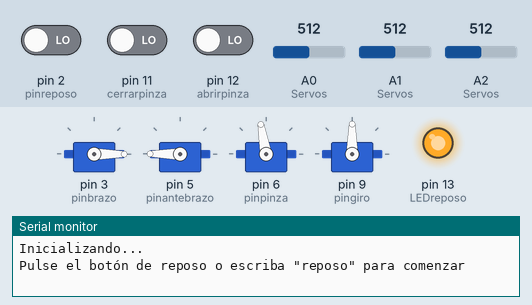
Recording of a sketch running on a simulated Arduino Uno, built with avr-gcc and run on an emulated ATmega328P. Parts: 4 × servo, output pins drawn as LEDs (lit = HIGH), the last lines printed to the serial monitor. Inputs (shaded band) come from the test bench; at power-on: pin 2 (pinreposo) LOW, A0 (Servos) = 512, A2 (Servos) = 512, A1 (Servos) = 512, pin 12 (abrirpinza) LOW, pin 11 (cerrarpinza) LOW.

Above: at 1.2 s.
1.3 s: pin 2 (pinreposo) driven HIGH
At 2.5 s:
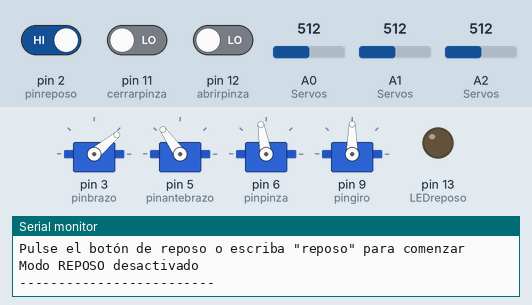
2.8 s: A0 (Servos) set to 589
4.3 s: A0 (Servos) set to 611
At 5.5 s:
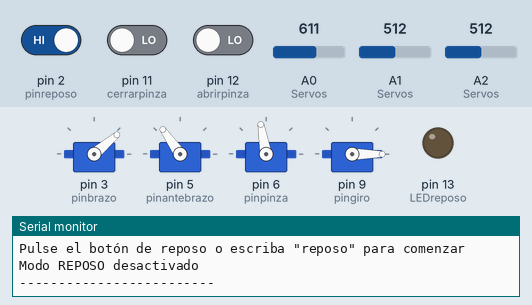
7.3 s: A2 (Servos) set to 610
At 8.3 s:
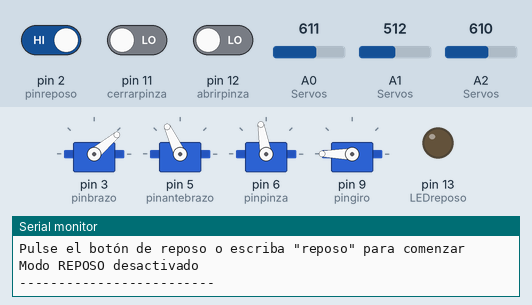
8.8 s: A1 (Servos) set to 390
At 9.9 s:
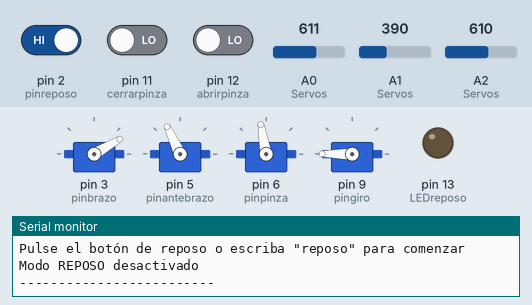
10.4 s: pin 12 (abrirpinza) driven HIGH
At 11.4 s:
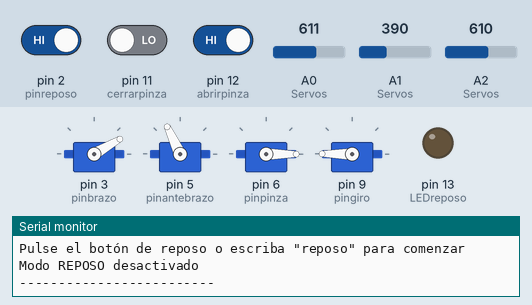
Timing chart, 0 to 37.5 s (numbered marks = the images above; inputs shaded):
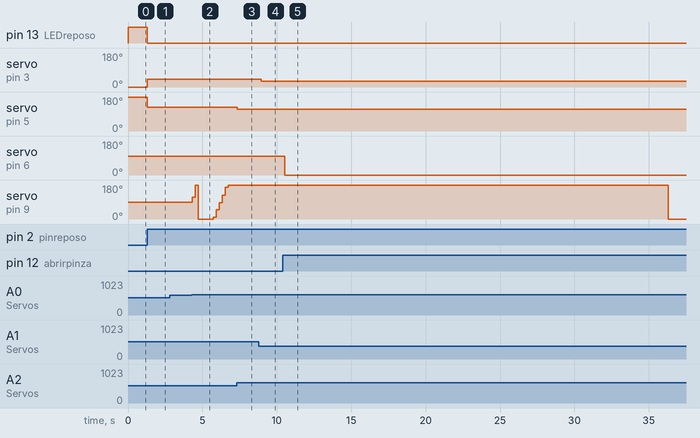

Measured:
- the behaviour switches between 600 and 601 on A0 (Servos) (found by bisection; images 1 and 2)
- after the input at 1.3 s, pin 13 (LEDreposo): HIGH → LOW at once; servo on pin 3 (pinbrazo): 0° → 40° at once; servo on pin 5 (pinantebrazo): 180° → 125° at once
- after the input at 2.8 s, every drawn part: stays the same
- after the input at 4.3 s, servo on pin 9 (pingiro): 90° → 115° at once, → 180° 0.20 s later, → 0° 0.20 s later, → 8° 1.0 s later, … (9 changes in this stretch)
- after the input at 7.3 s, servo on pin 5 (pinantebrazo): 125° → 115° at once
- after the input at 8.8 s, servo on pin 3 (pinbrazo): 40° → 30° after 0.14 s
- after the input at 10.4 s, servo on pin 6 (pinpinza): 100° → 0° after 0.15 s

The sketch:

Brazorobot.ino
```cpp
// (licence header left out)
#include <Servo.h>
#include <string.h>

Servo brazo;
  int pinbrazo = 3;
  int angulobrazo = 0;
Servo antebrazo;
  int pinantebrazo = 5;
  int anguloantebrazo = 180;
Servo pinza;
  int pinpinza = 6;
  int angulopinza = 100;
  int cerrarpinza = 11;
  int abrirpinza = 12;
Servo giro;
  int pingiro = 9;
  int angulogiro = 90;
  int giroder = 11;
  int giroizq = 12;

int x1;   //   |
int y1;   //   |    => JoyStick
int y2;   //   |
int pulsomin = 1530;        //Valor de tiempo del pulso mínimo en us (por la función attach) para 0 grados
int pulsomax = 2470;        //Valor de tiempo del pulso máximo en us (por la función attach) para 180 grados

//***Otros***
int presion; //Analógico??
int pinreposo = 2;  //CONECTAR EN PULL-DOWN. NA --> 0
int flag;
int LEDreposo = 13;
int a=0;
unsigned int tiempo = 0;

////////////////////////////////////////////////////////////////////////////////////

void setup(){

     //***INICIALIZACIÓN SERIAL***
  Serial.begin (115200);
  Serial.print ("Inicializando...\n");

  //***INTERRUPCIÓN REPOSO***
  attachInterrupt (digitalPinToInterrupt(pinreposo), reposo, RISING); //Se activa la función "reposo" mientras "pinreposo" está en LOW
  flag = 1;
  digitalWrite (LEDreposo, 1);

  //***MODOS DE PIN***
  pinMode (cerrarpinza, INPUT);
  pinMode (abrirpinza, INPUT);
  pinMode (pinreposo, INPUT);
  pinMode (LEDreposo, OUTPUT);

  //***BRAZO***
  brazo.attach (pinbrazo);
  brazo.write (angulobrazo);

  //***ANTEBRAZO***
  antebrazo.attach (pinantebrazo);
  antebrazo.write (anguloantebrazo);

  //***PINZA***
  pinza.attach (pinpinza, pulsomin, pulsomax);
  pinza.write (angulopinza);

  //***GIRO***
  giro.attach (pingiro, pulsomin, pulsomax);
  giro.write (angulogiro);


  //***INICIALIZACIÓN INTERFAZ***
  Serial.print ("Pulse el botón de reposo o escriba \"reposo\" para comenzar\n");
}

////////////////////////////////////////////////////////////////////////////////////

void loop() {
  while (flag==1){
    if (a<1){
    angulobrazo = 0;
    anguloantebrazo = 180;
    angulopinza = 100;
    angulogiro = 90;
    brazo.write (angulobrazo);
    antebrazo.write (anguloantebrazo);
    pinza.write(angulopinza);
    giro.write(angulogiro);
    digitalWrite (LEDreposo, 1);
    a++;
    }
    if (Serial.available()>0)
      serial();
    }
  a=0;
  digitalWrite (LEDreposo, 0);

  Servos();

 //***INFO LECTURAS***
  if (Serial.available()>0)
    serial();
}

////////////////////////////////////////////////////////////////////////////////////
void Servos (){
  x1 = analogRead (A0);
  y1 = analogRead (A1);
  y2 = analogRead (A2);
  angulobrazo = map (y1, 0, 1023, 0, 80);
  anguloantebrazo = map (y2, 0, 1023, 180, 70);

  if ((digitalRead(abrirpinza)==LOW) & (digitalRead(cerrarpinza)==HIGH) & (angulopinza<100))
    angulopinza++;

  if ((digitalRead(abrirpinza)==HIGH) & (digitalRead(cerrarpinza)==LOW) & (angulopinza>0))
    angulopinza--;

  if (x1>600)
    angulogiro++;

  if (x1<400)
    angulogiro--;

  if (millis()>tiempo){
  pinza.write (angulopinza);
  brazo.write (angulobrazo);
  antebrazo.write (anguloantebrazo);
  giro.write (angulogiro);

  tiempo = millis() + 200;
  }
}


////////////////////////////////////////////////////////////////////////////////////
void reposo() {
  flag = !flag;
  if (flag==1)
    Serial.print ("Modo REPOSO activado\n-------------------------\n");
  else
    Serial.print ("Modo REPOSO desactivado\n-------------------------\n");
}


////////////////////////////////////////////////////////////////////////////////////
void serial () {
  String lectura = Serial.readString();
  if (lectura == "reposo\n"){
    flag = !flag;
    if (flag == 1)
      Serial.print ("Modo REPOSO activado\n-------------------------\n");
    else
      Serial.print ("Modo REPOSO desactivado\n-------------------------\n");
    }

  else if (lectura == "info\n") {
    x1 = analogRead (A0);
    y1 = analogRead (A1);
    y2 = analogRead (A2);
    Serial.print ("Modo Reposo: ");
      if (flag)
        Serial.println ("ON");
      else
        Serial.println ("OFF");
    Serial.print ("Valor x1: ");
    Serial.println (x1);
    Serial.print ("Valor y1: ");
    Serial.println (y1);
    Serial.print ("Valor y2: ");
    Serial.println (y2);
    Serial.print ("Valor angulo brazo: ");
    Serial.println (angulobrazo);
    Serial.print ("Valor angulo antebrazo: ");
    Serial.println (anguloantebrazo);
    Serial.print ("Valor angulo pinza: ");
    Serial.println (angulopinza);
    Serial.print ("Estado pinreposo: ");
    Serial.println (digitalRead (pinreposo));
    Serial.print ("Estado cerrarpinza: ");
    Serial.println (digitalRead (cerrarpinza));
    Serial.print ("Estado abrirpinza: ");
    Serial.println (digitalRead (abrirpinza));
    Serial.println ("-------------------------");
    }

    else {
      lectura.remove(lectura.length()-1);
      Serial.print ("Comando \"");
      Serial.print (lectura);
      Serial.print ("\" no reconocido\n");
    }
}


/*
*******************************CONEXIÓN DE PINES*******************************

    DIGITAL:
    - Pin 0: Vacío.
    - Pin 1: Vacío.
    - Pin 2: Pulsador Reposo.
    - Pin 3 (PWM): PWM Brazo
    - Pin 4:
    - Pin 5 (PWM): PWM Antebrazo
    - Pin 6 (PWM): PWM Pinza
    - Pin 7:
    - Pin 8:
    - Pin 9 (PWM): PWM Giro
    - Pin 10 (PWM):
    - Pin 11 (PWM): Cerrar Pinza
    - Pin 12: Abrir Pinza
    - Pin 13:

    ANALÓGICO:
    - A0: Eje X.1
    - A1: Eje Y.1
    - A2: Eje Y.2
    - A3:
    - A4:
    - A5:
*/
```
